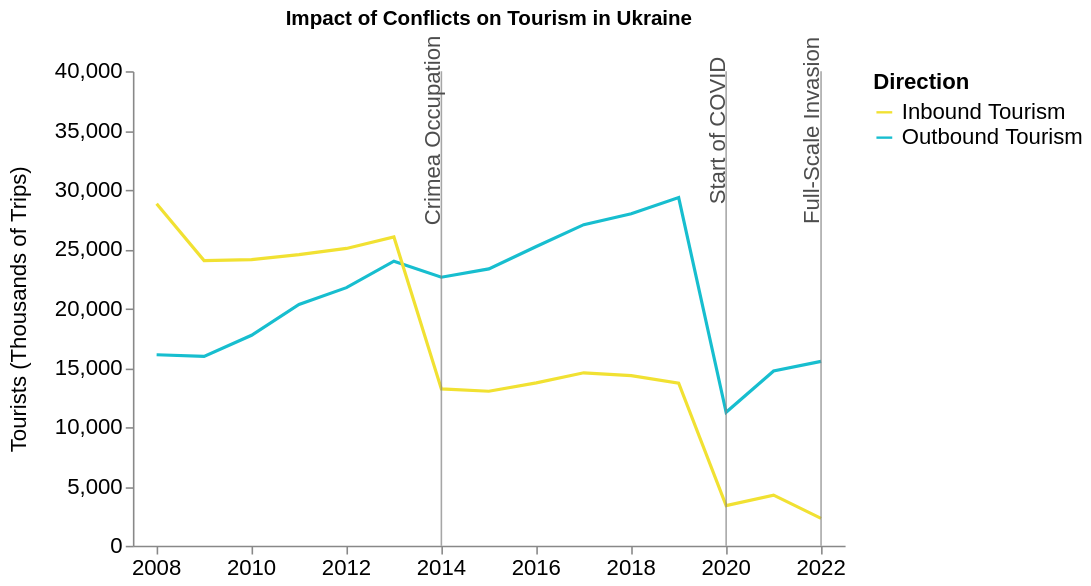

The notebook cell this image was saved under:
### Code cell
# Line chart, total visitors, 2008-2022, Ukraine
data = tourism[
        (tourism["year"].between(2008, 2022)) &
        (tourism["indicator_code"].isin(["INBD_TRIP_TOTL_TOTL_VSTR", "OUTB_TRIP_TOTL_TOTL_VSTR"])) &
        (tourism["region"].notna()) &
        (tourism["reporter_area_label"] == "Ukraine")
    ]

data = data.replace('INBD_TRIP_TOTL_TOTL_VSTR', 'Inbound Tourism')
data = data.replace('OUTB_TRIP_TOTL_TOTL_VSTR', 'Outbound Tourism')

def line_2(df):
    chart = alt.Chart(df).mark_line().encode(
        alt.X("year:O", axis=alt.Axis(labelAngle=0, values=list(range(2008, 2023, 2)))).title(""),
        alt.Y("value:Q", scale=alt.Scale(domain=[0, 40000])).title("Tourists (Thousands of Trips)"),
        color = alt.Color("indicator_code:N", title = "Direction", scale = inbound_outbound_scale)
    ).properties(title = "Impact of Conflicts on Tourism in Ukraine")

    events = pd.DataFrame({
        "x": [2014, 2020, 2022]
    })

    lines = alt.Chart(events).mark_rule(color = "grey", opacity = 0.7).encode(
        x="x:O"
    )

    labels = alt.Chart(
        pd.DataFrame({
            "x": [2014, 2020, 2022],
            "y": [35000, 35000, 35000],
            "label": ["Crimea Occupation", "Start of COVID", "Full‑Scale Invasion"]
        })
    ).mark_text(color = "#4d4d4d", angle=270, dy=-5, fontSize = 14).encode(
        x="x:O",
        y="y:Q",
        text="label"
    )

    return chart + lines + labels

# Render chart
line_2(data).configure_axis(
        labelFontSize=14,
        titleFontSize=14
    ).configure_legend(
        titleFontSize=14,
        labelFontSize=14 
    )

### Figure 1 — Vega-Lite specification as saved in the notebook (floating-point values rounded to 4 significant figures)
{"config": {"axis": {"grid": false, "titleFontWeight": "normal", "titlePadding": 15, "labelFontSize": 14, "titleFontSize": 14}, "view": {"stroke": null, "width": 450}, "legend": {"labelFontSize": 14, "titleFontSize": 14}}, "layer": [{"data": {"name": "data-4de5bfa4d67910905a1e1d4fd5da8a45"}, "mark": {"type": "line"}, "encoding": {"color": {"field": "indicator_code", "scale": {"domain": ["Inbound Tourism", "Outbound Tourism"], "range": ["#f1e132", "#17becf"]}, "title": "Direction", "type": "nominal"}, "x": {"axis": {"labelAngle": 0, "values": [2008, 2010, 2012, 2014, 2016, 2018, 2020, 2022]}, "field": "year", "title": "", "type": "ordinal"}, "y": {"field": "value", "scale": {"domain": [0, 40000]}, "title": "Tourists (Thousands of Trips)", "type": "quantitative"}}, "title": "Impact of Conflicts on Tourism in Ukraine"}, {"data": {"name": "data-6cc1f3394b05ffd4577ec333bee1e901"}, "mark": {"type": "rule", "color": "grey", "opacity": 0.7}, "encoding": {"x": {"field": "x", "type": "ordinal"}}}, {"data": {"name": "data-053a04d16ccd2bcb8bb4b2d598268f44"}, "mark": {"type": "text", "angle": 270, "color": "#4d4d4d", "dy": -5, "fontSize": 14}, "encoding": {"text": {"field": "label", "type": "nominal"}, "x": {"field": "x", "type": "ordinal"}, "y": {"field": "y", "type": "quantitative"}}}], "$schema": "https://vega.github.io/schema/vega-lite/v6.4.1.json", "datasets": {"data-4de5bfa4d67910905a1e1d4fd5da8a45": [{"indicator_code": "Outbound Tourism", "indicator_label": "outbound - trips - total - total - visitors", "reporter_area_code": 804, "reporter_area_label": "Ukraine", "year": 2008, "value": 16100.0, "unit": "thousand trips", "source": null, "notes": null, "flag": NaN, "flag_label": NaN, "indicator_previous_code": "CP_3_1", "partner_area_code": 999.0, "partner_area_label": "World", "region": "Europe", "area_code_M49": 804.0, "Latitude (average)": 49.0, "Longitude (average)": 32.0}, {"indicator_code": "Outbound Tourism", "indicator_label": "outbound - trips - total - total - visitors", "reporter_area_code": 804, "reporter_area_label": "Ukraine", "year": 2009, "value": 15960.0, "unit": "thousand trips", "source": null, "notes": null, "flag": NaN, "flag_label": NaN, "indicator_previous_code": "CP_3_1", "partner_area_code": 999.0, "partner_area_label": "World", "region": "Europe", "area_code_M49": 804.0, "Latitude (average)": 49.0, "Longitude (average)": 32.0}, {"indicator_code": "Outbound Tourism", "indicator_label": "outbound - trips - total - total - visitors", "reporter_area_code": 804, "reporter_area_label": "Ukraine", "year": 2010, "value": 17740.0, "unit": "thousand trips", "source": null, "notes": null, "flag": NaN, "flag_label": NaN, "indicator_previous_code": "CP_3_1", "partner_area_code": 999.0, "partner_area_label": "World", "region": "Europe", "area_code_M49": 804.0, "Latitude (average)": 49.0, "Longitude (average)": 32.0}, {"indicator_code": "Outbound Tourism", "indicator_label": "outbound - trips - total - total - visitors", "reporter_area_code": 804, "reporter_area_label": "Ukraine", "year": 2011, "value": 20340.0, "unit": "thousand trips", "source": null, "notes": null, "flag": NaN, "flag_label": NaN, "indicator_previous_code": "CP_3_1", "partner_area_code": 999.0, "partner_area_label": "World", "region": "Europe", "area_code_M49": 804.0, "Latitude (average)": 49.0, "Longitude (average)": 32.0}, {"indicator_code": "Outbound Tourism", "indicator_label": "outbound - trips - total - total - visitors", "reporter_area_code": 804, "reporter_area_label": "Ukraine", "year": 2012, "value": 21760.0, "unit": "thousand trips", "source": null, "notes": null, "flag": NaN, "flag_label": NaN, "indicator_previous_code": "CP_3_1", "partner_area_code": 999.0, "partner_area_label": "World", "region": "Europe", "area_code_M49": 804.0, "Latitude (average)": 49.0, "Longitude (average)": 32.0}, {"indicator_code": "Outbound Tourism", "indicator_label": "outbound - trips - total - total - visitors", "reporter_area_code": 804, "reporter_area_label": "Ukraine", "year": 2013, "value": 23990.0, "unit": "thousand trips", "source": null, "notes": null, "flag": NaN, "flag_label": NaN, "indicator_previous_code": "CP_3_1", "partner_area_code": 999.0, "partner_area_label": "World", "region": "Europe", "area_code_M49": 804.0, "Latitude (average)": 49.0, "Longitude (average)": 32.0}, {"indicator_code": "Outbound Tourism", "indicator_label": "outbound - trips - total - total - visitors", "reporter_area_code": 804, "reporter_area_label": "Ukraine", "year": 2014, "value": 22640.0, "unit": "thousand trips", "source": null, "notes": null, "flag": NaN, "flag_label": NaN, "indicator_previous_code": "CP_3_1", "partner_area_code": 999.0, "partner_area_label": "World", "region": "Europe", "area_code_M49": 804.0, "Latitude (average)": 49.0, "Longitude (average)": 32.0}, {"indicator_code": "Outbound Tourism", "indicator_label": "outbound - trips - total - total - visitors", "reporter_area_code": 804, "reporter_area_label": "Ukraine", "year": 2015, "value": 23340.0, "unit": "thousand trips", "source": null, "notes": null, "flag": NaN, "flag_label": NaN, "indicator_previous_code": "CP_3_1", "partner_area_code": 999.0, "partner_area_label": "World", "region": "Europe", "area_code_M49": 804.0, "Latitude (average)": 49.0, "Longitude (average)": 32.0}, {"indicator_code": "Outbound Tourism", "indicator_label": "outbound - trips - total - total - visitors", "reporter_area_code": 804, "reporter_area_label": "Ukraine", "year": 2016, "value": 25230.0, "unit": "thousand trips", "source": null, "notes": null, "flag": NaN, "flag_label": NaN, "indicator_previous_code": "CP_3_1", "partner_area_code": 999.0, "partner_area_label": "World", "region": "Europe", "area_code_M49": 804.0, "Latitude (average)": 49.0, "Longitude (average)": 32.0}, {"indicator_code": "Outbound Tourism", "indicator_label": "outbound - trips - total - total - visitors", "reporter_area_code": 804, "reporter_area_label": "Ukraine", "year": 2017, "value": 27070.0, "unit": "thousand trips", "source": null, "notes": null, "flag": NaN, "flag_label": NaN, "indicator_previous_code": "CP_3_1", "partner_area_code": 999.0, "partner_area_label": "World", "region": "Europe", "area_code_M49": 804.0, "Latitude (average)": 49.0, "Longitude (average)": 32.0}, {"indicator_code": "Outbound Tourism", "indicator_label": "outbound - trips - total - total - visitors", "reporter_area_code": 804, "reporter_area_label": "Ukraine", "year": 2018, "value": 27980.0, "unit": "thousand trips", "source": null, "notes": null, "flag": NaN, "flag_label": NaN, "indicator_previous_code": "CP_3_1", "partner_area_code": 999.0, "partner_area_label": "World", "region": "Europe", "area_code_M49": 804.0, "Latitude (average)": 49.0, "Longitude (average)": 32.0}, {"indicator_code": "Outbound Tourism", "indicator_label": "outbound - trips - total - total - visitors", "reporter_area_code": 804, "reporter_area_label": "Ukraine", "year": 2019, "value": 29350.0, "unit": "thousand trips", "source": null, "notes": null, "flag": NaN, "flag_label": NaN, "indicator_previous_code": "CP_3_1", "partner_area_code": 999.0, "partner_area_label": "World", "region": "Europe", "area_code_M49": 804.0, "Latitude (average)": 49.0, "Longitude (average)": 32.0}, {"indicator_code": "Outbound Tourism", "indicator_label": "outbound - trips - total - total - visitors", "reporter_area_code": 804, "reporter_area_label": "Ukraine", "year": 2020, "value": 11250.0, "unit": "thousand trips", "source": null, "notes": null, "flag": NaN, "flag_label": NaN, "indicator_previous_code": "CP_3_1", "partner_area_code": 999.0, "partner_area_label": "World", "region": "Europe", "area_code_M49": 804.0, "Latitude (average)": 49.0, "Longitude (average)": 32.0}, {"indicator_code": "Outbound Tourism", "indicator_label": "outbound - trips - total - total - visitors", "reporter_area_code": 804, "reporter_area_label": "Ukraine", "year": 2021, "value": 14730.0, "unit": "thousand trips", "source": null, "notes": null, "flag": NaN, "flag_label": NaN, "indicator_previous_code": "CP_3_1", "partner_area_code": 999.0, "partner_area_label": "World", "region": "Europe", "area_code_M49": 804.0, "Latitude (average)": 49.0, "Longitude (average)": 32.0}, {"indicator_code": "Outbound Tourism", "indicator_label": "outbound - trips - total - total - visitors", "reporter_area_code": 804, "reporter_area_label": "Ukraine", "year": 2022, "value": 15540.0, "unit": "thousand trips", "source": null, "notes": null, "flag": NaN, "flag_label": NaN, "indicator_previous_code": "CP_3_1", "partner_area_code": 999.0, "partner_area_label": "World", "region": "Europe", "area_code_M49": 804.0, "Latitude (average)": 49.0, "Longitude (average)": 32.0}, {"indicator_code": "Inbound Tourism", "indicator_label": "inbound - trips - total - total - visitors", "reporter_area_code": 804, "reporter_area_label": "Ukraine", "year": 2008, "value": 28830.0, "unit": "thousand trips", "source": null, "notes": null, "flag": NaN, "flag_label": NaN, "indicator_previous_code": "CP_1_1", "partner_area_code": 999.0, "partner_area_label": "World", "region": "Europe", "area_code_M49": 804.0, "Latitude (average)": 49.0, "Longitude (average)": 32.0}, {"indicator_code": "Inbound Tourism", "indicator_label": "inbound - trips - total - total - visitors", "reporter_area_code": 804, "reporter_area_label": "Ukraine", "year": 2009, "value": 24030.0, "unit": "thousand trips", "source": null, "notes": null, "flag": NaN, "flag_label": NaN, "indicator_previous_code": "CP_1_1", "partner_area_code": 999.0, "partner_area_label": "World", "region": "Europe", "area_code_M49": 804.0, "Latitude (average)": 49.0, "Longitude (average)": 32.0}, {"indicator_code": "Inbound Tourism", "indicator_label": "inbound - trips - total - total - visitors", "reporter_area_code": 804, "reporter_area_label": "Ukraine", "year": 2010, "value": 24110.0, "unit": "thousand trips", "source": null, "notes": null, "flag": NaN, "flag_label": NaN, "indicator_previous_code": "CP_1_1", "partner_area_code": 999.0, "partner_area_label": "World", "region": "Europe", "area_code_M49": 804.0, "Latitude (average)": 49.0, "Longitude (average)": 32.0}, {"indicator_code": "Inbound Tourism", "indicator_label": "inbound - trips - total - total - visitors", "reporter_area_code": 804, "reporter_area_label": "Ukraine", "year": 2011, "value": 24540.0, "unit": "thousand trips", "source": null, "notes": null, "flag": NaN, "flag_label": NaN, "indicator_previous_code": "CP_1_1", "partner_area_code": 999.0, "partner_area_label": "World", "region": "Europe", "area_code_M49": 804.0, "Latitude (average)": 49.0, "Longitude (average)": 32.0}, {"indicator_code": "Inbound Tourism", "indicator_label": "inbound - trips - total - total - visitors", "reporter_area_code": 804, "reporter_area_label": "Ukraine", "year": 2012, "value": 25060.0, "unit": "thousand trips", "source": null, "notes": null, "flag": NaN, "flag_label": NaN, "indicator_previous_code": "CP_1_1", "partner_area_code": 999.0, "partner_area_label": "World", "region": "Europe", "area_code_M49": 804.0, "Latitude (average)": 49.0, "Longitude (average)": 32.0}, {"indicator_code": "Inbound Tourism", "indicator_label": "inbound - trips - total - total - visitors", "reporter_area_code": 804, "reporter_area_label": "Ukraine", "year": 2013, "value": 26020.0, "unit": "thousand trips", "source": null, "notes": null, "flag": NaN, "flag_label": NaN, "indicator_previous_code": "CP_1_1", "partner_area_code": 999.0, "partner_area_label": "World", "region": "Europe", "area_code_M49": 804.0, "Latitude (average)": 49.0, "Longitude (average)": 32.0}, {"indicator_code": "Inbound Tourism", "indicator_label": "inbound - trips - total - total - visitors", "reporter_area_code": 804, "reporter_area_label": "Ukraine", "year": 2014, "value": 13230.0, "unit": "thousand trips", "source": null, "notes": null, "flag": NaN, "flag_label": NaN, "indicator_previous_code": "CP_1_1", "partner_area_code": 999.0, "partner_area_label": "World", "region": "Europe", "area_code_M49": 804.0, "Latitude (average)": 49.0, "Longitude (average)": 32.0}, {"indicator_code": "Inbound Tourism", "indicator_label": "inbound - trips - total - total - visitors", "reporter_area_code": 804, "reporter_area_label": "Ukraine", "year": 2015, "value": 13020.0, "unit": "thousand trips", "source": null, "notes": null, "flag": NaN, "flag_label": NaN, "indicator_previous_code": "CP_1_1", "partner_area_code": 999.0, "partner_area_label": "World", "region": "Europe", "area_code_M49": 804.0, "Latitude (average)": 49.0, "Longitude (average)": 32.0}, {"indicator_code": "Inbound Tourism", "indicator_label": "inbound - trips - total - total - visitors", "reporter_area_code": 804, "reporter_area_label": "Ukraine", "year": 2016, "value": 13730.0, "unit": "thousand trips", "source": null, "notes": null, "flag": NaN, "flag_label": NaN, "indicator_previous_code": "CP_1_1", "partner_area_code": 999.0, "partner_area_label": "World", "region": "Europe", "area_code_M49": 804.0, "Latitude (average)": 49.0, "Longitude (average)": 32.0}, {"indicator_code": "Inbound Tourism", "indicator_label": "inbound - trips - total - total - visitors", "reporter_area_code": 804, "reporter_area_label": "Ukraine", "year": 2017, "value": 14580.0, "unit": "thousand trips", "source": null, "notes": null, "flag": NaN, "flag_label": NaN, "indicator_previous_code": "CP_1_1", "partner_area_code": 999.0, "partner_area_label": "World", "region": "Europe", "area_code_M49": 804.0, "Latitude (average)": 49.0, "Longitude (average)": 32.0}, {"indicator_code": "Inbound Tourism", "indicator_label": "inbound - trips - total - total - visitors", "reporter_area_code": 804, "reporter_area_label": "Ukraine", "year": 2018, "value": 14340.0, "unit": "thousand trips", "source": null, "notes": null, "flag": NaN, "flag_label": NaN, "indicator_previous_code": "CP_1_1", "partner_area_code": 999.0, "partner_area_label": "World", "region": "Europe", "area_code_M49": 804.0, "Latitude (average)": 49.0, "Longitude (average)": 32.0}, {"indicator_code": "Inbound Tourism", "indicator_label": "inbound - trips - total - total - visitors", "reporter_area_code": 804, "reporter_area_label": "Ukraine", "year": 2019, "value": 13710.0, "unit": "thousand trips", "source": null, "notes": null, "flag": NaN, "flag_label": NaN, "indicator_previous_code": "CP_1_1", "partner_area_code": 999.0, "partner_area_label": "World", "region": "Europe", "area_code_M49": 804.0, "Latitude (average)": 49.0, "Longitude (average)": 32.0}, {"indicator_code": "Inbound Tourism", "indicator_label": "inbound - trips - total - total - visitors", "reporter_area_code": 804, "reporter_area_label": "Ukraine", "year": 2020, "value": 3382.0, "unit": "thousand trips", "source": null, "notes": null, "flag": NaN, "flag_label": NaN, "indicator_previous_code": "CP_1_1", "partner_area_code": 999.0, "partner_area_label": "World", "region": "Europe", "area_code_M49": 804.0, "Latitude (average)": 49.0, "Longitude (average)": 32.0}, {"indicator_code": "Inbound Tourism", "indicator_label": "inbound - trips - total - total - visitors", "reporter_area_code": 804, "reporter_area_label": "Ukraine", "year": 2021, "value": 4272.0, "unit": "thousand trips", "source": null, "notes": null, "flag": NaN, "flag_label": NaN, "indicator_previous_code": "CP_1_1", "partner_area_code": 999.0, "partner_area_label": "World", "region": "Europe", "area_code_M49": 804.0, "Latitude (average)": 49.0, "Longitude (average)": 32.0}, {"indicator_code": "Inbound Tourism", "indicator_label": "inbound - trips - total - total - visitors", "reporter_area_code": 804, "reporter_area_label": "Ukraine", "year": 2022, "value": 2307.0, "unit": "thousand trips", "source": null, "notes": null, "flag": NaN, "flag_label": NaN, "indicator_previous_code": "CP_1_1", "partner_area_code": 999.0, "partner_area_label": "World", "region": "Europe", "area_code_M49": 804.0, "Latitude (average)": 49.0, "Longitude (average)": 32.0}], "data-6cc1f3394b05ffd4577ec333bee1e901": [{"x": 2014}, {"x": 2020}, {"x": 2022}], "data-053a04d16ccd2bcb8bb4b2d598268f44": [{"x": 2014, "y": 35000, "label": "Crimea Occupation"}, {"x": 2020, "y": 35000, "label": "Start of COVID"}, {"x": 2022, "y": 35000, "label": "Full‑Scale Invasion"}]}}
